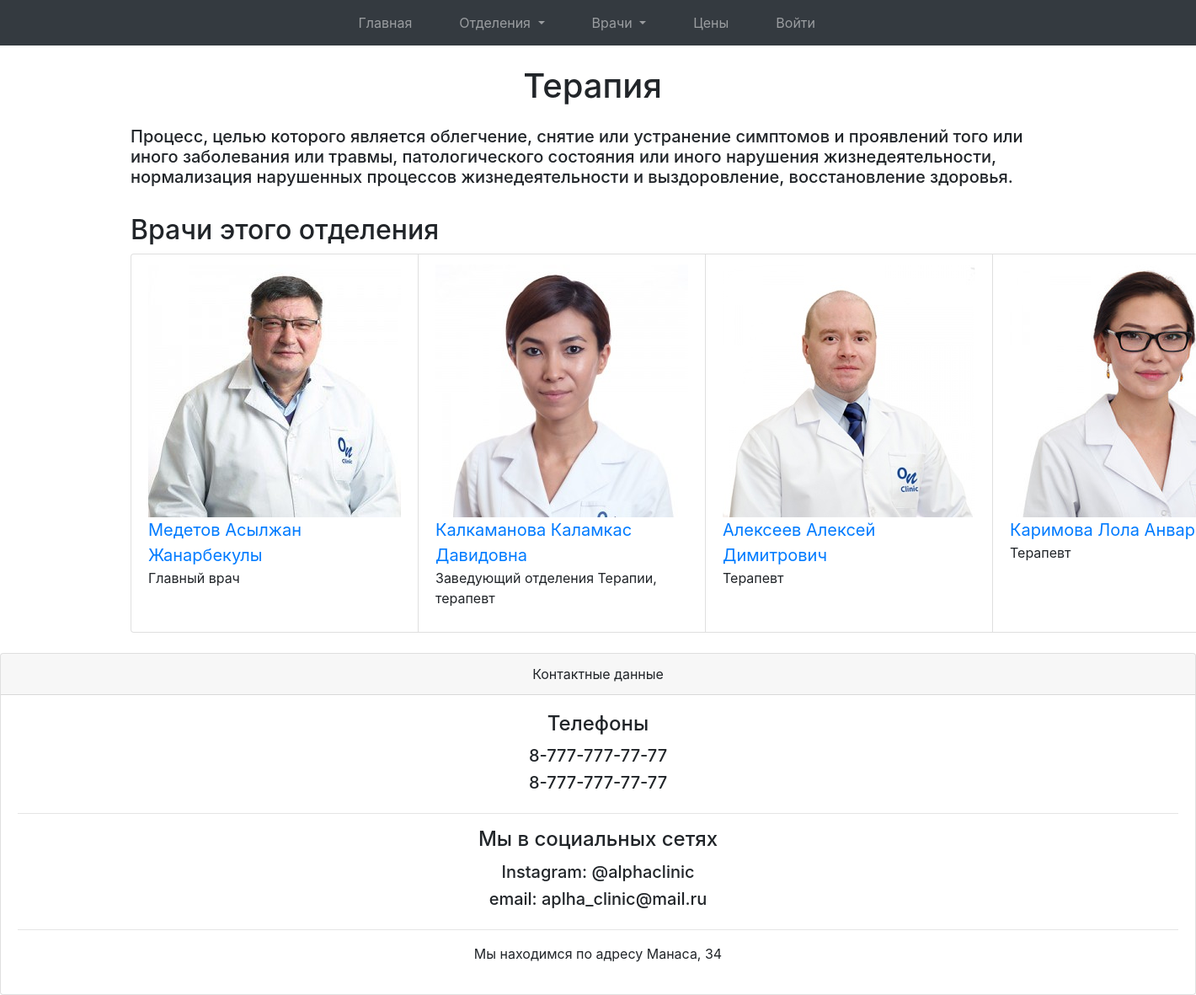
The page /branch/Терапия/ on the database its author committed.
### main/models.py (models this page shows, shortened)
class Branch(models.Model):
    name = models.CharField(max_length=50, default='')
    description = models.TextField(default='')
    def get_absolute_url(self):
        return reverse('branch_view', args=[self.name])

class Doctor(models.Model):
    full_name = models.CharField(max_length=100, default='')
    branch = models.ForeignKey(Branch, on_delete=models.CASCADE)
    rank = models.TextField()
    description = models.TextField()
    image = models.ImageField(blank=True)
    price = models.CharField(max_length=10, default='')
    def get_absolute_url(self):
        return reverse('doctor_view', args=[self.full_name])

### main/views.py (the view)
# urls.py: path('branch/<str:name>/', views.branch_view, name='branch_view'),
def branch_view(request, name):
    branch = models.Branch.objects.get(name=name)
    doctors = models.Doctor.objects.filter(branch__name=name)
    all_branches = models.Branch.objects.all()
    all_doctors = models.Doctor.objects.all()
    return render(request, 'branch.html', {'branch': branch, 'doctors': doctors, 'all_branches': all_branches,
                                           'all_doctors': all_doctors, 'user': request.user})

### main/templates/branch.html (shortened to what this page needs)
{% extends 'main.html' %}
{% block content %}
    <div class="container">
        <h1 style="margin: 0 42%">{{ branch.name }}</h1>
        <br>
        <h5>{{ branch.description }}</h5>
        <br>
        <h2>Врачи этого отделения</h2>
        <ul class="list-group list-group-horizontal">
            {% for doctor in doctors %}
                <li class="list-group-item">
                    <div>
                        <a style="font-size: 20px" href="{{ doctor.get_absolute_url }}">
                            <img src="{{ doctor.image.url }}">
                            <br>
                            {{ doctor.full_name }}
                        </a>
                        <p>{{ doctor.rank }}</p>
                    </div></li>
            {% endfor %}
        </ul>
    </div>
{% endblock content %}

### rows shown on the page
Branch: name "Терапия", description "Процесс, целью которого является облегчение, снятие или устранение симптомов и проявлений того или иного заболевания или травмы, патологического состояния или иного нарушения жизнедеятельности, нормализация нарушенных процессов жизнедеятельности и выздоровление, восстановление здоровья."
Doctor: image (picture), full_name "Медетов Асылжан Жанарбекулы", rank "Главный врач"
Doctor: image (picture), full_name "Калкаманова Каламкас Давидовна", rank "Заведующий отделения Терапии, терапевт"
Doctor: image (picture), full_name "Алексеев Алексей Димитрович", rank "Терапевт"
Doctor: image (picture), full_name "Каримова Лола…", rank "Терапевт"
